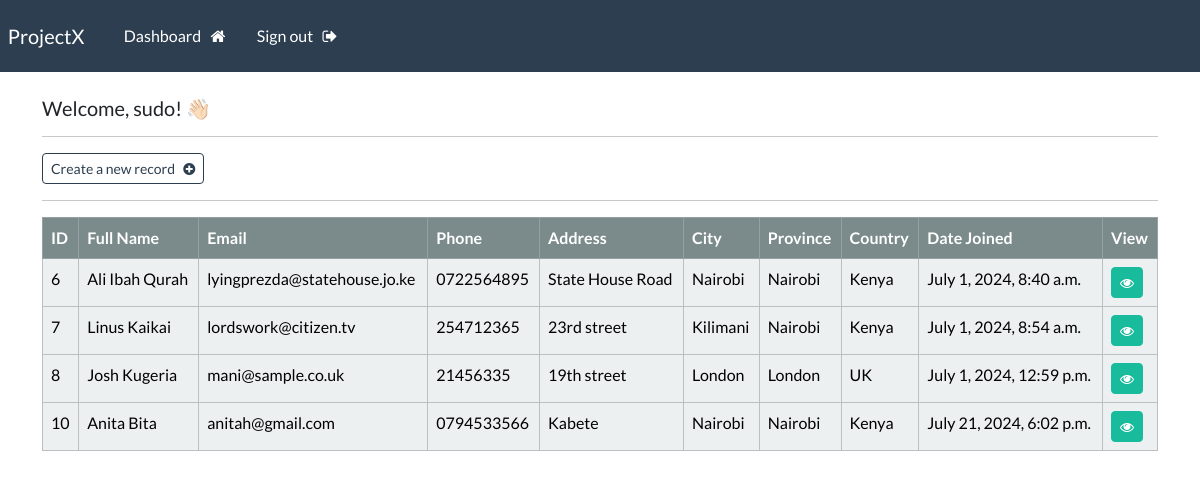
The page /dashboard (signed in) on the database its author committed.
### webapp/models.py (models this page shows, shortened)
class Record(models.Model):
    creation_date = models.DateTimeField(auto_now_add=True)
    first_name = models.CharField(max_length=30)
    last_name = models.CharField(max_length=30)
    email = models.CharField(max_length=75)
    phone = models.CharField(max_length=25)
    address = models.CharField(max_length=50)
    city = models.CharField(max_length=50)
    province = models.CharField(max_length=50)
    country = models.CharField(max_length=50)

### webapp/views.py (the view)
# urls.py: path('dashboard', views.dashboard, name='dashboard'),
@login_required(login_url='my-login')
def dashboard(request):
    my_records = Record.objects.all()
    context = {'records': my_records}
    return render(request, 'webapp/dashboard.html', {'records': my_records})

### webapp/templates/webapp/dashboard.html
{% extends 'webapp/base.html' %}
{% block content %}
    <h5>Welcome, {{user}}! 👋🏻 </h5>
    <hr>
    <a class="btn btn-outline-primary btn-sm" href="{% url 'create-record' %}">Create a new record &nbsp; <i class="fa fa-plus-circle" aria-hidden="true"></i></a>
    <hr>
    <table class="table table-light table-hover table-bordered">
        <thead class="table-dark">
            <tr>
                <th scope="col">ID</th>
                <th scope="col">Full Name</th>
                <th scope="col">Email</th>
                <th scope="col">Phone</th>
                <th scope="col">Address</th>
                <th scope="col">City</th>
                <th scope="col">Province</th>
                <th scope="col">Country</th>
                <th scope="col">Date Joined</th>
                <th scope="col">View</th>
            </tr>
        </thead>
        <tbody>
        {% if records %}
            {% for record in records %}
            <tr>
                <td>{{record.id}}</td>
                <td>{{record.first_name}}  {{record.last_name}}</td>
                <td>{{record.email}}</td>
                <td>{{record.phone}}</td>
                <td>{{record.address}}</td>
                <td>{{record.city}}</td>
                <td>{{record.province}}</td>
                <td>{{record.country}}</td>
                <td>{{record.creation_date}}</td>
                <td><a class="btn btn-success btn-sm" href="{% url 'record' record.id %}"><i class="fa fa-eye" aria-hidden="true"></i></a></td>
            </tr>
            {% endfor %}
        {% endif %}
        </tbody>
    </table>
{% endblock %}

### webapp/templates/webapp/base.html (shortened to what this page needs)
{% load static %}
<!DOCTYPE html>
<html>
    <head>
        <link rel="stylesheet" type="text/css" href="https://bootswatch.com/5/flatly/bootstrap.css">
        <link rel="stylesheet" type="text/css" href="{% static 'css/styles.css' %}">
        <link rel="stylesheet" href="https://cdnjs.cloudflare.com/ajax/libs/font-awesome/4.7.0/css/font-awesome.min.css">
    </head>
    <body>
        {% include 'webapp/navbar.html' %}
        <div class="container">
            <br>
            {% block content %}
            {% endblock %}
        </div>
    </body>
</html>

### webapp/templates/webapp/navbar.html (shortened to what this page needs)
<nav class="navbar navbar-expand-lg navbar-dark bg-primary justify-content-center">
    <a class="navbar-brand main-heading" href="{% url '' %}">
      &nbsp; ProjectX
    </a>
      <div class="collapse navbar-collapse text-center" id="navbarNavDropdown">
        <ul class="navbar-nav mr-auto">
          {% if user.is_authenticated %}
            <li class="nav-item">
              <a class="nav-link" href="{% url 'dashboard' %}">Dashboard &nbsp; <i class="fa fa-home" aria-hidden="true"></i> </a>
            </li>
            <li class="nav-item">
              <a class="nav-link" href="{% url 'user-logout' %}">Sign out &nbsp; <i class="fa fa-sign-out" aria-hidden="true"></i> </a>
            </li>
        </ul>
        {% endif %}
      </div>
  </nav>

### rows shown on the page
Record: id "6", first_name "Ali Ibah", last_name "Qurah", email "lyingprezda@statehouse.jo.ke", phone "0722564895", address "State House Road", city "Nairobi", province "Nairobi", country "Kenya", creation_date "July 1, 2024, 8:40 a.m."
Record: id "7", first_name "Linus", last_name "Kaikai", email "lordswork@citizen.tv", phone "254712365", address "23rd street", city "Kilimani", province "Nairobi", country "Kenya", creation_date "July 1, 2024, 8:54 a.m."
Record: id "8", first_name "Josh", last_name "Kugeria", email "mani@sample.co.uk", phone "21456335", address "19th street", city "London", province "London", country "UK", creation_date "July 1, 2024, 12:59 p.m."
Record: id "10", first_name "Anita", last_name "Bita", email "anitah@gmail.com", phone "0794533566", address "Kabete", city "Nairobi", province "Nairobi", country "Kenya", creation_date "July 21, 2024, 6:02 p.m."

### other values the page prints
{{ user }} "sudo"
